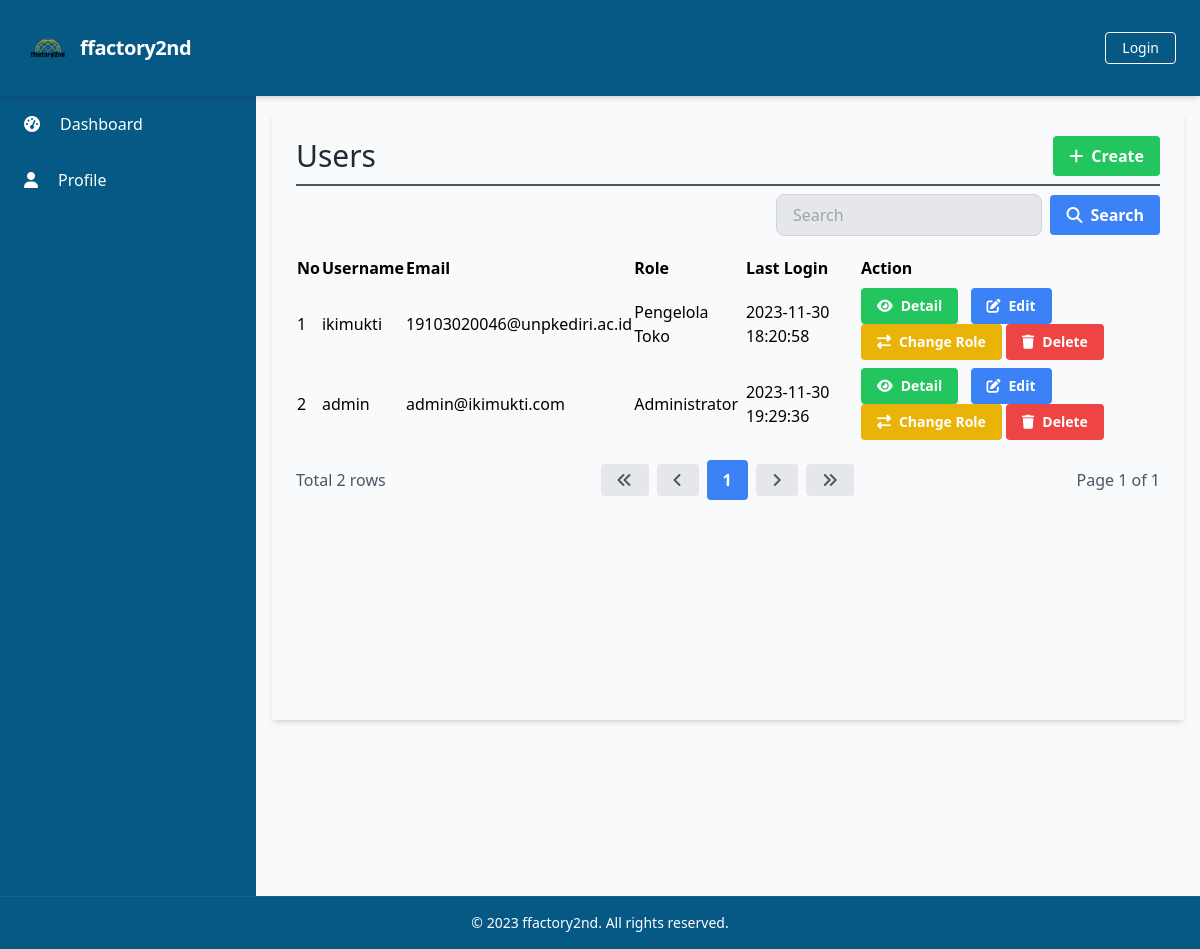
The app's page /manage_users/manage_users_list.php, older data.
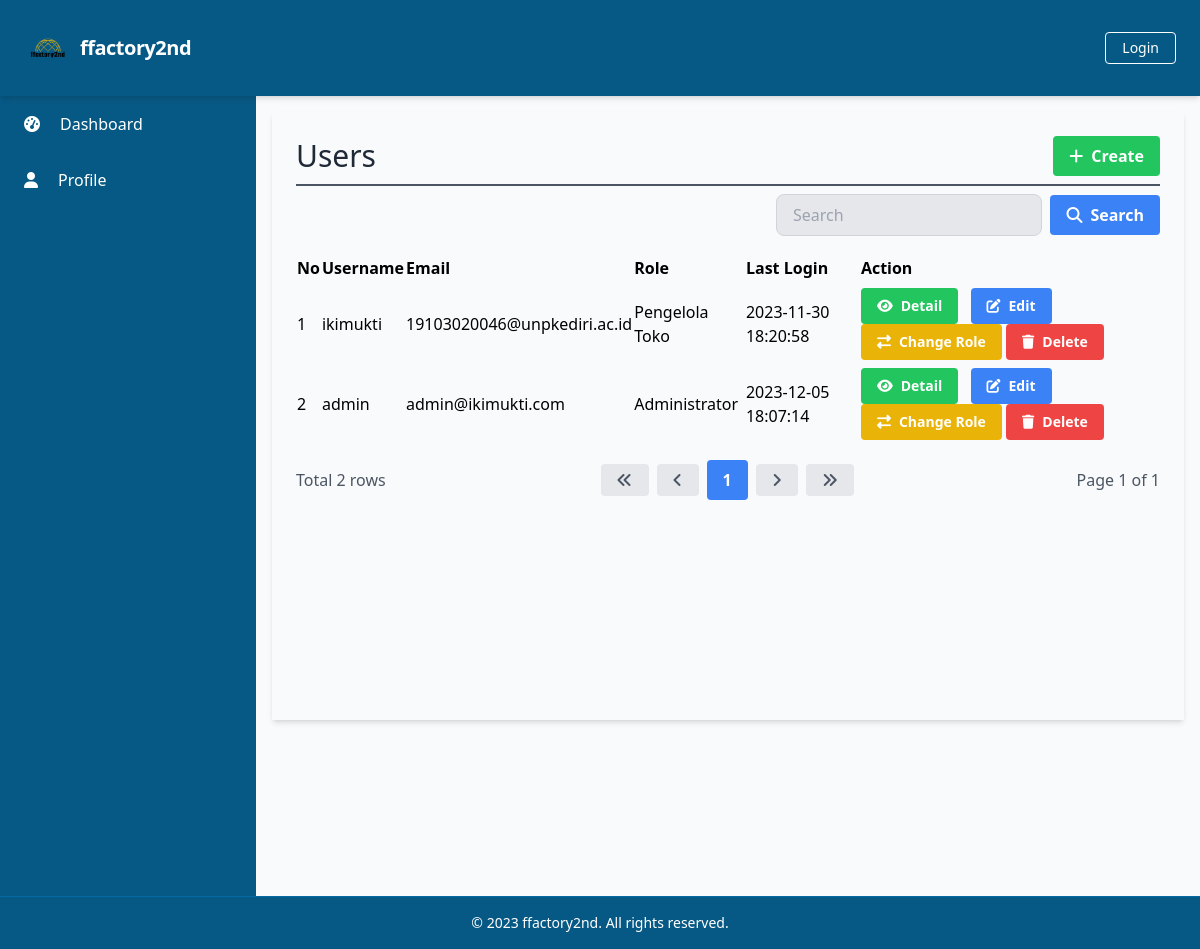
The same page, newer data.
### tables this page shows
CREATE TABLE `Users` (
  `UserID` int(11) NOT NULL,
  `Username` varchar(50) NOT NULL,
  `Password` varchar(255) NOT NULL,
  `Email` varchar(100) NOT NULL,
  `FullName` varchar(100) DEFAULT NULL,
  `DateOfBirth` date DEFAULT NULL,
  `Gender` varchar(10) DEFAULT NULL,
  `Address` text DEFAULT NULL,
  `PhoneNumber` varchar(20) DEFAULT NULL,
  `RoleID` int(11) DEFAULT NULL,
  `AccountCreationDate` timestamp NOT NULL DEFAULT current_timestamp() ON UPDATE current_timestamp(),
  `LastLogin` datetime DEFAULT NULL,
  `AccountStatus` varchar(20) DEFAULT NULL,
  `ProfilePictureURL` varchar(255) DEFAULT NULL,
  `ActivationStatus` varchar(20) DEFAULT NULL
);

CREATE TABLE `Roles` (
  `RoleID` int(11) NOT NULL,
  `RoleName` varchar(50) NOT NULL
);

### database/connection.php (called while the page is built, shortened)
<?php
$baseUrl = "http://localhost/final_project_ricky_2023/";

### public/manage_users/manage_users_list.php (the view, shortened to what the changed rows need)
<?php
require_once('../../database/connection.php');
?>
<?php include_once('../components/header.php'); ?>
<div class="h-screen flex flex-col">
    <div class="flex-grow bg-gray-50 flex flex-row shadow-md">
        <main class=" bg-gray-50 flex flex-col flex-1 overflow-y-scroll h-screen flex-shrink-0 sc-hide pb-40">
            <div class="flex items-start justify-start p-6 shadow-md m-4 flex-1 flex-col">
                <div class="flex flex-row justify-between items-center w-full border-b-2 border-gray-600 mb-2 pb-2">
                    <h1 class="text-3xl text-gray-800 font-semibol w-full">Users</h1>
                </div>
                <div class="flex flex-col w-full">
                    <table class="min-w-full">
                        <thead>
                            <tr>
                                <th class="text-left py-1">No</th>
                                <th class="text-left py-1">Username</th>
                                <th class="text-left py-1">Email</th>
                                <th class="text-left py-1">Role</th>
                                <th class="text-left py-1">Last Login</th>
                                <th class="text-left py-1">Action</th>
                            </tr>
                        </thead>
                        <tbody>
                            <?php
                            $searchTerm = isset($_GET['search']) ? $_GET['search'] : '';
                            $page = isset($_GET['page']) ? $_GET['page'] : 1;
                            $query = "SELECT u.UserID, u.Username, u.Email, r.RoleName, u.LastLogin FROM Users u
                                      LEFT JOIN Roles r ON u.RoleID = r.RoleID
                                      WHERE u.Username LIKE '%$searchTerm%' OR u.Email LIKE '%$searchTerm%'
                                      LIMIT 15 OFFSET " . ($page - 1) * 15;
                            $result = $conn->query($query);
                            $no = 1;
                            while ($row = $result->fetch_assoc()) {
                            ?>
                                <tr>
                                    <td class="py-1"><?php echo $no++; ?></td>
                                    <td class="py-1"><?php echo $row['Username']; ?></td>
                                    <td class="py-1"><?php echo $row['Email']; ?></td>
                                    <td class="py-1"><?php echo $row['RoleName']; ?></td>
                                    <td class="py-1"><?php echo $row['LastLogin']; ?></td>
                                    <td class='py-1'>
                                        <a href="<?php echo $baseUrl; ?>public/manage_users/manage_users_detail.php?id=<?php echo $row['UserID'] ?>" class='bg-green-500 hover-bg-green-700 text-white font-bold py-2 px-4 rounded inline-flex items-center mr-2 text-sm'>
                                            <i class='fas fa-eye mr-2'></i>
                                            <span>Detail</span>
                                        </a>
                                        <a href="<?php echo $baseUrl; ?>public/manage_users/manage_users_update.php?id=<?php echo $row['UserID'] ?>" class='bg-blue-500 hover-bg-blue-700 text-white font-bold py-2 px-4 rounded inline-flex items-center mr-2 text-sm'>
                                            <i class='fas fa-edit mr-2'></i>
                                            <span>Edit</span>
                                        </a>
                                        <button onclick="changeRole(<?php echo $row['UserID']; ?>)" class='bg-yellow-500 hover-bg-yellow-700 text-white font-bold py-2 px-4 rounded inline-flex items-center text-sm'>
                                            <i class='fas fa-exchange-alt mr-2'></i>
                                            <span>Change Role</span>
                                        </button>
                                        <a href="#" onclick="confirmDelete(<?php echo $row['UserID']; ?>)" class='bg-red-500 hover-bg-red-700 text-white font-bold py-2 px-4 rounded inline-flex items-center text-sm'>
                                            <i class='fas fa-trash mr-2'></i>
                                            <span>Delete</span>
                                        </a>
                                    </td>
                                </tr>
                            <?php
                            }
                            ?>
                        </tbody>
                    </table>
                </div>
        </main>
    </div>
</div>
</body>
</html>

Row changes from the older to the newer data that the page shows:
changed users "admin": LastLogin "2023-11-30 19:29:36" → "2023-12-05 18:07:14"
